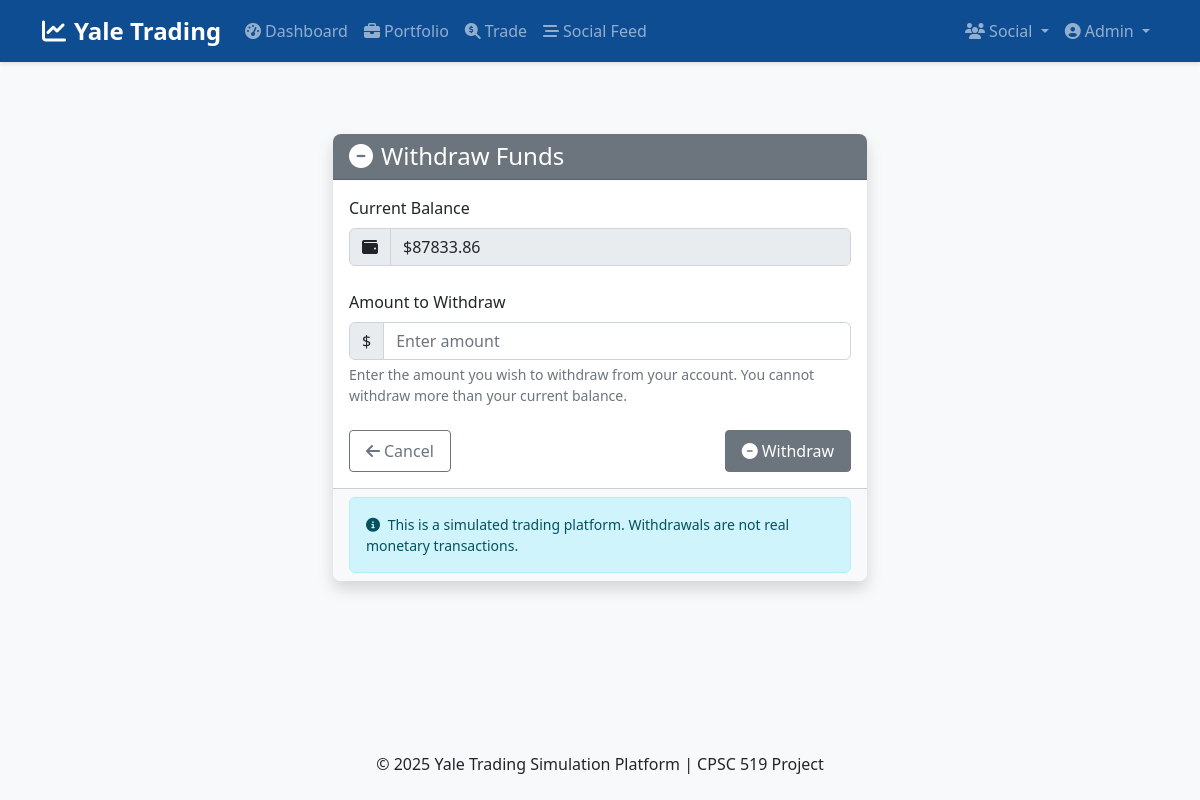
Page /funds/withdraw (signed in) on the earlier database version.
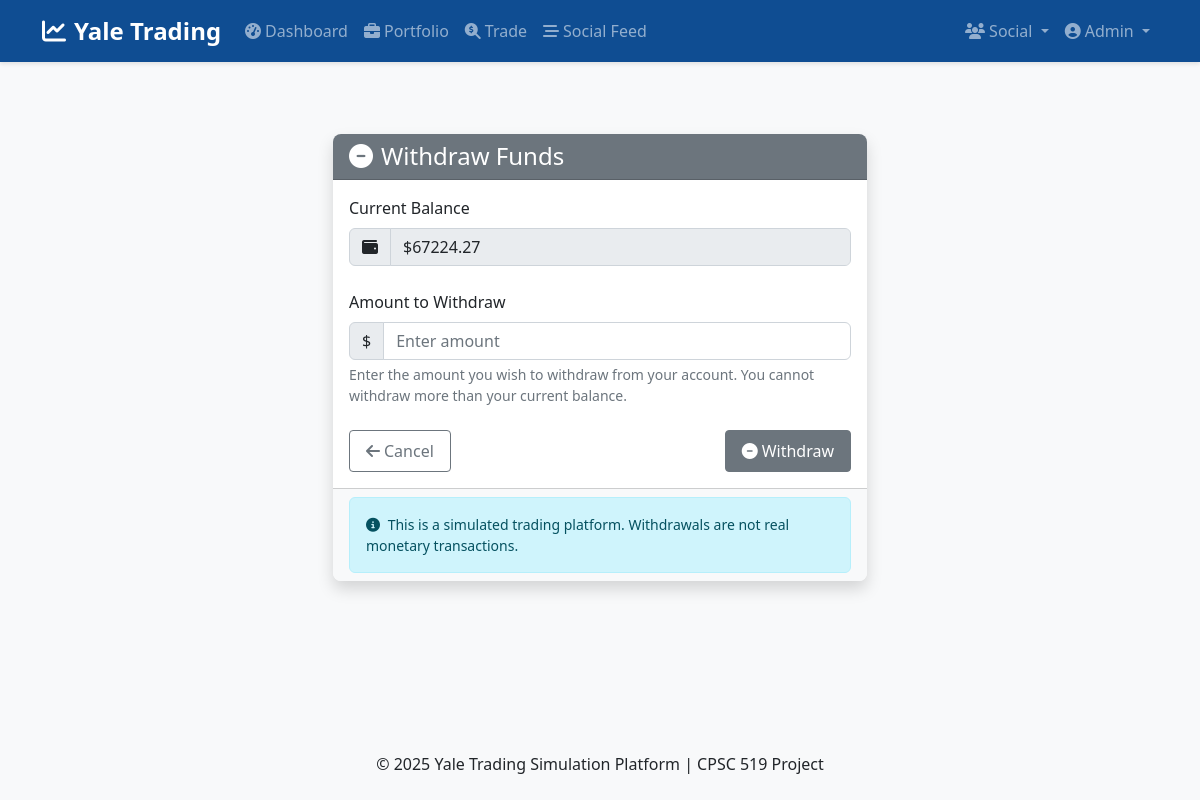
Same page on the later database version.
### app/models/user.py (models this page shows, shortened)
class User(db.Model, UserMixin):
    id = db.Column(db.Integer, primary_key=True)
    net_id = db.Column(db.String(20), unique=True, nullable=False)
    password_hash = db.Column(db.String(128), nullable=False)
    first_name = db.Column(db.String(50), nullable=False)
    last_name = db.Column(db.String(50), nullable=False)
    balance = db.Column(db.Float, default=0.0)
    created_at_edt = db.Column(db.DateTime, default=datetime.now(zoneinfo.ZoneInfo("America/New_York")))
    last_login_edt = db.Column(db.DateTime, default=datetime.now(zoneinfo.ZoneInfo("America/New_York")))
    is_active = db.Column(db.Boolean, default=True)
    portfolio = db.relationship('StockHolding', backref='user', lazy=True)
    transactions = db.relationship('Transaction', backref='user', lazy=True)
    cash_transactions = db.relationship('CashTransaction', backref='user', lazy=True)
    posts = db.relationship('TradingPost', backref='author', lazy=True)
    comments = db.relationship('Comment', backref='author', lazy=True)
    followed = db.relationship(
        'User', secondary=followers,
        primaryjoin=(followers.c.follower_id == id),
        secondaryjoin=(followers.c.followed_id == id),
        backref=db.backref('followers', lazy='dynamic'), lazy='dynamic'
    )

### app/controllers/auth.py (the view, shortened to what this page needs)
@auth_bp.route('/funds/withdraw', methods=['GET', 'POST'])
@login_required
def withdraw_funds():
    form = FundWithdrawalForm()
    return render_template('auth/withdraw.html', title='Withdraw Funds', form=form)

### app/forms.py
class FundWithdrawalForm(FlaskForm):
    amount = FloatField('Amount ($)', validators=[DataRequired(), NumberRange(min=0.01, message='Amount must be positive')])
    submit = SubmitField('Withdraw')

### app/models/user.py (called while the page is built)
@login_manager.user_loader
def load_user(user_id):
    return User.query.get(int(user_id))

### app/templates/auth/withdraw.html (shortened to what this page needs)
{% extends "layout.html" %}
{% block content %}
<div class="container py-5">
    <div class="row">
        <div class="col-md-6 mx-auto">
            <div class="card shadow">
                <div class="card-header bg-secondary text-white">
                    <h2 class="h4 mb-0"><i class="fas fa-minus-circle me-2"></i>Withdraw Funds</h2>
                </div>
                <div class="card-body">
                    <form method="POST" action="{{ url_for('auth.withdraw_funds') }}" class="needs-validation" novalidate>
                        <div class="mb-4">
                            <label for="current-balance" class="form-label">Current Balance</label>
                            <div class="input-group">
                                <span class="input-group-text"><i class="fas fa-wallet"></i></span>
                                <input type="text" class="form-control" id="current-balance" value="${{ current_user.balance|round(2) }}" disabled>
                            </div>
                        </div>
                        <div class="mb-4">
                            <label for="amount" class="form-label">Amount to Withdraw</label>
                            <div class="input-group">
                                <span class="input-group-text">$</span>
                                {{ form.amount(class="form-control", placeholder="Enter amount", min="0.01", step="0.01", max=current_user.balance) }}
                            </div>
                            <div class="form-text">Enter the amount you wish to withdraw from your account. You cannot withdraw more than your current balance.</div>
                        </div>
                        <div class="d-flex justify-content-between">
                            <a href="{{ url_for('main.dashboard') }}" class="btn btn-outline-secondary">
                                <i class="fas fa-arrow-left me-1"></i>Cancel
                            </a>
                            <button type="submit" class="btn btn-secondary">
                                <i class="fas fa-minus-circle me-1"></i>{{ form.submit.label.text }}
                            </button>
                        </div>
                    </form>
                </div>
                <div class="card-footer bg-light small">
                    <div class="alert alert-info mb-0">
                        <i class="fas fa-info-circle me-1"></i> This is a simulated trading platform. Withdrawals are not real monetary transactions.
                    </div>
                </div>
            </div>
        </div>
    </div>
</div>
{% endblock %}

### app/templates/layout.html (shortened to what this page needs)
<!DOCTYPE html>
<html lang="en">
<head>
    <link href="https://cdn.jsdelivr.net/npm/bootstrap@5.2.3/dist/css/bootstrap.min.css" rel="stylesheet">
    <link rel="stylesheet" href="https://cdnjs.cloudflare.com/ajax/libs/font-awesome/6.3.0/css/all.min.css">
    <link rel="stylesheet" href="{{ url_for('static', filename='css/main.css') }}">
</head>
<body>
    <header>
        <nav class="navbar navbar-expand-lg navbar-dark bg-primary">
            <div class="container">
                <a class="navbar-brand" href="{{ url_for('main.home') }}">
                    <i class="fas fa-chart-line me-2"></i>Yale Trading
                </a>
                <div class="collapse navbar-collapse" id="navbarNav">
                    <ul class="navbar-nav me-auto">
                        {% if current_user.is_authenticated %}
                            <li class="nav-item">
                                <a class="nav-link" href="{{ url_for('main.dashboard') }}">
                                    <i class="fas fa-tachometer-alt me-1"></i>Dashboard
                                </a>
                            </li>
                            <li class="nav-item">
                                <a class="nav-link" href="{{ url_for('trading.portfolio') }}">
                                    <i class="fas fa-briefcase me-1"></i>Portfolio
                                </a>
                            </li>
                            <li class="nav-item">
                                <a class="nav-link" href="{{ url_for('trading.stock_search') }}">
                                    <i class="fas fa-search-dollar me-1"></i>Trade
                                </a>
                            </li>
                            <li class="nav-item">
                                <a class="nav-link" href="{{ url_for('social.feed') }}">
                                    <i class="fas fa-stream me-1"></i>Social Feed
                                </a>
                            </li>
                        {% endif %}
                    </ul>
                    <ul class="navbar-nav">
                        {% if current_user.is_authenticated %}
                            <li class="nav-item dropdown">
                                <a class="nav-link dropdown-toggle" href="#" id="socialDropdown" role="button" data-bs-toggle="dropdown">
                                    <i class="fas fa-users me-1"></i>Social
                                </a>
                            </li>
                            <li class="nav-item dropdown">
                                <a class="nav-link dropdown-toggle" href="#" id="userDropdown" role="button" data-bs-toggle="dropdown">
                                    <i class="fas fa-user-circle me-1"></i>{{ current_user.first_name }}
                                </a>
                            </li>
                        {% endif %}
                    </ul>
                </div>
            </div>
        </nav>
    </header>
    <main class="container mt-4 mb-5">
        {% block content %}{% endblock %}
    </main>
    <footer class="bg-light py-4 mt-auto">
        <div class="container text-center">
            <p class="mb-0">&copy; {{ now.year }} Yale Trading Simulation Platform | CPSC 519 Project</p>
        </div>
    </footer>
</body>
</html>

Differences in the rows shown:
changed User "Admin": balance "$87833.86" → "$67224.27"
